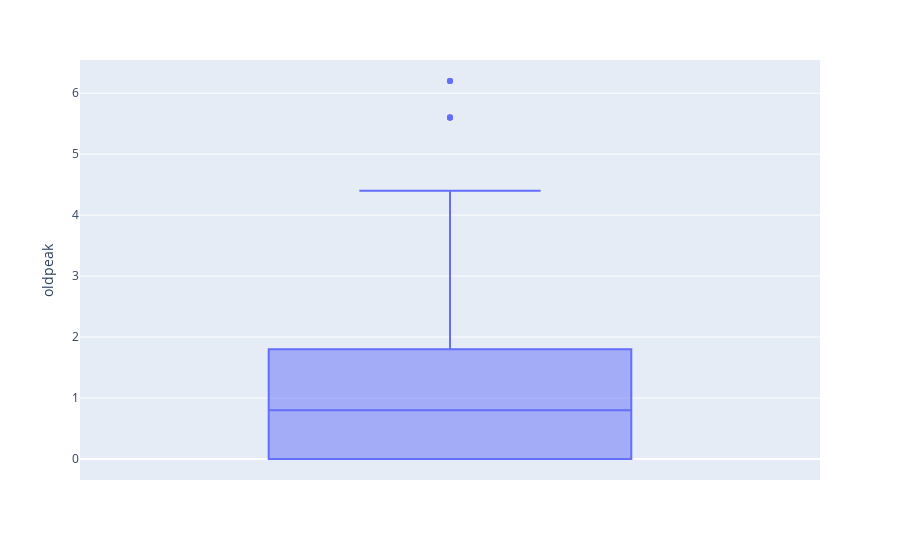

Write notebook code for a chart like this one.
### Code cell
px.box(df1, y="oldpeak")

### Figure 1 — Plotly figure (JSON) as saved in the notebook; plotly's stock layout.template omitted (floating-point values rounded to 4 significant figures; data arrays with more than 128 entries replaced by an {"elided": "..."} marker saying what was removed)
{"data": [{"alignmentgroup": "True", "hovertemplate": "oldpeak=%{y}<extra></extra>", "legendgroup": "", "marker": {"color": "#636efa"}, "name": "", "notched": false, "offsetgroup": "", "orientation": "v", "showlegend": false, "type": "box", "x0": " ", "xaxis": "x", "y": {"elided": "1002 float values"}, "y0": " ", "yaxis": "y"}], "layout": {"boxmode": "group", "legend": {"tracegroupgap": 0}, "margin": {"t": 60}, "xaxis": {"anchor": "y", "domain": [0, 1]}, "yaxis": {"anchor": "x", "domain": [0, 1], "title": {"text": "oldpeak"}}}}
